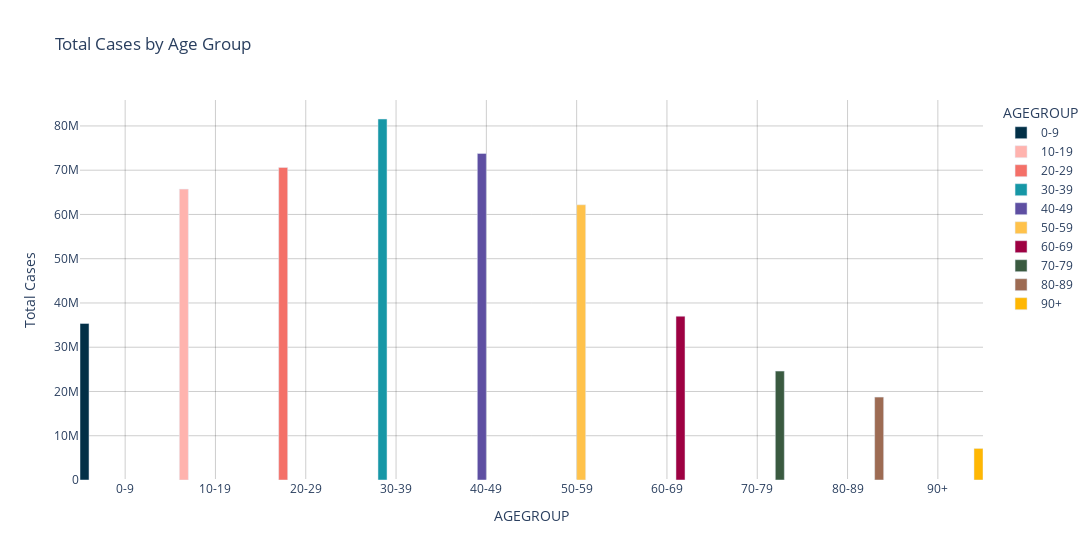
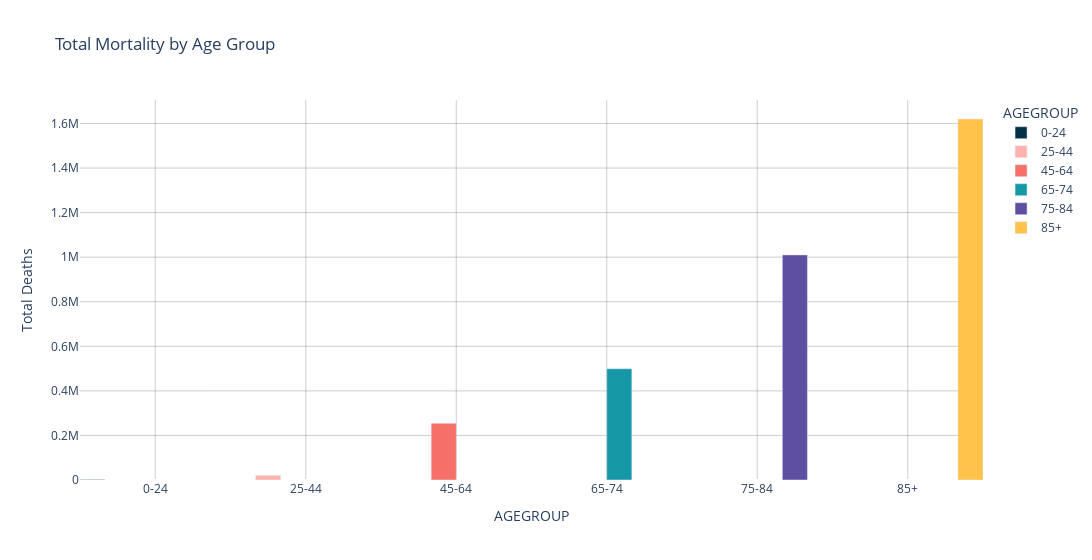

Write notebook code for charts like these, in order.
### Code cell
df_cases = pd.DataFrame(data_cases_age)
df_deaths = pd.DataFrame(data_deaths_age)

df_cases["CASES"] *= 100
df_deaths["TOTALDEATHS"] *= 100

color_palette = ['#023047', '#FFB3AE', '#F47068', '#1697A6', '#5e4fa2', '#FFC24B', '#9e0142', '#3a5a40', '#9d6b53', '#ffb703']

fig_cases = px.bar(
    df_cases,
    x="AGEGROUP",
    y="CASES",
    title="Total Cases by Age Group",
    labels={"CASES": "Total Cases"},
    color="AGEGROUP",  
    color_discrete_sequence=color_palette[:len(df_cases)]
)

fig_deaths = px.bar(
    df_deaths,
    x="AGEGROUP",
    y="TOTALDEATHS",
    title="Total Mortality by Age Group",
    labels={"TOTALDEATHS": "Total Deaths"},
    color="AGEGROUP",  
    color_discrete_sequence=color_palette[:len(df_deaths)]
)

fig_cases.update_layout(barmode="group", bargap = 0)
fig_deaths.update_layout(barmode="group", bargap = 0)
fig_cases.update_layout(plot_bgcolor='white')
fig_deaths.update_layout(plot_bgcolor='white')

fig_cases.update_xaxes(showgrid=True, gridwidth=0.2, gridcolor='black')
fig_cases.update_yaxes(showgrid=True, gridwidth=0.2, gridcolor='black')
fig_deaths.update_xaxes(showgrid=True, gridwidth=0.2, gridcolor='black')
fig_deaths.update_yaxes(showgrid=True, gridwidth=0.2, gridcolor='black')

fig_cases.update_layout(width=1200)
fig_deaths.update_layout(width=1200)

fig_cases.show()
fig_deaths.show()

### Figure 1 — Plotly figure (JSON) as saved in the notebook; plotly's stock layout.template omitted (floating-point values rounded to 4 significant figures)
{"data": [{"alignmentgroup": "True", "hovertemplate": "AGEGROUP=%{x}<br>Total Cases=%{y}<extra></extra>", "legendgroup": "0-9", "marker": {"color": "#023047", "pattern": {"shape": ""}}, "name": "0-9", "offsetgroup": "0-9", "orientation": "v", "showlegend": true, "textposition": "auto", "type": "bar", "x": ["0-9"], "xaxis": "x", "y": [35367700], "yaxis": "y"}, {"alignmentgroup": "True", "hovertemplate": "AGEGROUP=%{x}<br>Total Cases=%{y}<extra></extra>", "legendgroup": "10-19", "marker": {"color": "#FFB3AE", "pattern": {"shape": ""}}, "name": "10-19", "offsetgroup": "10-19", "orientation": "v", "showlegend": true, "textposition": "auto", "type": "bar", "x": ["10-19"], "xaxis": "x", "y": [65726700], "yaxis": "y"}, {"alignmentgroup": "True", "hovertemplate": "AGEGROUP=%{x}<br>Total Cases=%{y}<extra></extra>", "legendgroup": "20-29", "marker": {"color": "#F47068", "pattern": {"shape": ""}}, "name": "20-29", "offsetgroup": "20-29", "orientation": "v", "showlegend": true, "textposition": "auto", "type": "bar", "x": ["20-29"], "xaxis": "x", "y": [70627300], "yaxis": "y"}, {"alignmentgroup": "True", "hovertemplate": "AGEGROUP=%{x}<br>Total Cases=%{y}<extra></extra>", "legendgroup": "30-39", "marker": {"color": "#1697A6", "pattern": {"shape": ""}}, "name": "30-39", "offsetgroup": "30-39", "orientation": "v", "showlegend": true, "textposition": "auto", "type": "bar", "x": ["30-39"], "xaxis": "x", "y": [81567500], "yaxis": "y"}, {"alignmentgroup": "True", "hovertemplate": "AGEGROUP=%{x}<br>Total Cases=%{y}<extra></extra>", "legendgroup": "40-49", "marker": {"color": "#5e4fa2", "pattern": {"shape": ""}}, "name": "40-49", "offsetgroup": "40-49", "orientation": "v", "showlegend": true, "textposition": "auto", "type": "bar", "x": ["40-49"], "xaxis": "x", "y": [73784700], "yaxis": "y"}, {"alignmentgroup": "True", "hovertemplate": "AGEGROUP=%{x}<br>Total Cases=%{y}<extra></extra>", "legendgroup": "50-59", "marker": {"color": "#FFC24B", "pattern": {"shape": ""}}, "name": "50-59", "offsetgroup": "50-59", "orientation": "v", "showlegend": true, "textposition": "auto", "type": "bar", "x": ["50-59"], "xaxis": "x", "y": [62185800], "yaxis": "y"}, {"alignmentgroup": "True", "hovertemplate": "AGEGROUP=%{x}<br>Total Cases=%{y}<extra></extra>", "legendgroup": "60-69", "marker": {"color": "#9e0142", "pattern": {"shape": ""}}, "name": "60-69", "offsetgroup": "60-69", "orientation": "v", "showlegend": true, "textposition": "auto", "type": "bar", "x": ["60-69"], "xaxis": "x", "y": [37011500], "yaxis": "y"}, {"alignmentgroup": "True", "hovertemplate": "AGEGROUP=%{x}<br>Total Cases=%{y}<extra></extra>", "legendgroup": "70-79", "marker": {"color": "#3a5a40", "pattern": {"shape": ""}}, "name": "70-79", "offsetgroup": "70-79", "orientation": "v", "showlegend": true, "textposition": "auto", "type": "bar", "x": ["70-79"], "xaxis": "x", "y": [24605000], "yaxis": "y"}, {"alignmentgroup": "True", "hovertemplate": "AGEGROUP=%{x}<br>Total Cases=%{y}<extra></extra>", "legendgroup": "80-89", "marker": {"color": "#9d6b53", "pattern": {"shape": ""}}, "name": "80-89", "offsetgroup": "80-89", "orientation": "v", "showlegend": true, "textposition": "auto", "type": "bar", "x": ["80-89"], "xaxis": "x", "y": [18739400], "yaxis": "y"}, {"alignmentgroup": "True", "hovertemplate": "AGEGROUP=%{x}<br>Total Cases=%{y}<extra></extra>", "legendgroup": "90+", "marker": {"color": "#ffb703", "pattern": {"shape": ""}}, "name": "90+", "offsetgroup": "90+", "orientation": "v", "showlegend": true, "textposition": "auto", "type": "bar", "x": ["90+"], "xaxis": "x", "y": [7127700], "yaxis": "y"}], "layout": {"bargap": 0, "barmode": "group", "legend": {"title": {"text": "AGEGROUP"}, "tracegroupgap": 0}, "plot_bgcolor": "white", "title": {"text": "Total Cases by Age Group"}, "width": 1200, "xaxis": {"anchor": "y", "categoryarray": ["0-9", "10-19", "20-29", "30-39", "40-49", "50-59", "60-69", "70-79", "80-89", "90+", null], "categoryorder": "array", "domain": [0, 1], "gridcolor": "black", "gridwidth": 0.2, "showgrid": true, "title": {"text": "AGEGROUP"}}, "yaxis": {"anchor": "x", "domain": [0, 1], "gridcolor": "black", "gridwidth": 0.2, "showgrid": true, "title": {"text": "Total Cases"}}}}

### Figure 2 — Plotly figure (JSON) as saved in the notebook; plotly's stock layout.template omitted (floating-point values rounded to 4 significant figures)
{"data": [{"alignmentgroup": "True", "hovertemplate": "AGEGROUP=%{x}<br>Total Deaths=%{y}<extra></extra>", "legendgroup": "0-24", "marker": {"color": "#023047", "pattern": {"shape": ""}}, "name": "0-24", "offsetgroup": "0-24", "orientation": "v", "showlegend": true, "textposition": "auto", "type": "bar", "x": ["0-24"], "xaxis": "x", "y": [1700], "yaxis": "y"}, {"alignmentgroup": "True", "hovertemplate": "AGEGROUP=%{x}<br>Total Deaths=%{y}<extra></extra>", "legendgroup": "25-44", "marker": {"color": "#FFB3AE", "pattern": {"shape": ""}}, "name": "25-44", "offsetgroup": "25-44", "orientation": "v", "showlegend": true, "textposition": "auto", "type": "bar", "x": ["25-44"], "xaxis": "x", "y": [20900], "yaxis": "y"}, {"alignmentgroup": "True", "hovertemplate": "AGEGROUP=%{x}<br>Total Deaths=%{y}<extra></extra>", "legendgroup": "45-64", "marker": {"color": "#F47068", "pattern": {"shape": ""}}, "name": "45-64", "offsetgroup": "45-64", "orientation": "v", "showlegend": true, "textposition": "auto", "type": "bar", "x": ["45-64"], "xaxis": "x", "y": [254400], "yaxis": "y"}, {"alignmentgroup": "True", "hovertemplate": "AGEGROUP=%{x}<br>Total Deaths=%{y}<extra></extra>", "legendgroup": "65-74", "marker": {"color": "#1697A6", "pattern": {"shape": ""}}, "name": "65-74", "offsetgroup": "65-74", "orientation": "v", "showlegend": true, "textposition": "auto", "type": "bar", "x": ["65-74"], "xaxis": "x", "y": [499300], "yaxis": "y"}, {"alignmentgroup": "True", "hovertemplate": "AGEGROUP=%{x}<br>Total Deaths=%{y}<extra></extra>", "legendgroup": "75-84", "marker": {"color": "#5e4fa2", "pattern": {"shape": ""}}, "name": "75-84", "offsetgroup": "75-84", "orientation": "v", "showlegend": true, "textposition": "auto", "type": "bar", "x": ["75-84"], "xaxis": "x", "y": [1010200], "yaxis": "y"}, {"alignmentgroup": "True", "hovertemplate": "AGEGROUP=%{x}<br>Total Deaths=%{y}<extra></extra>", "legendgroup": "85+", "marker": {"color": "#FFC24B", "pattern": {"shape": ""}}, "name": "85+", "offsetgroup": "85+", "orientation": "v", "showlegend": true, "textposition": "auto", "type": "bar", "x": ["85+"], "xaxis": "x", "y": [1620100], "yaxis": "y"}], "layout": {"bargap": 0, "barmode": "group", "legend": {"title": {"text": "AGEGROUP"}, "tracegroupgap": 0}, "plot_bgcolor": "white", "title": {"text": "Total Mortality by Age Group"}, "width": 1200, "xaxis": {"anchor": "y", "categoryarray": ["0-24", "25-44", "45-64", "65-74", "75-84", "85+", null], "categoryorder": "array", "domain": [0, 1], "gridcolor": "black", "gridwidth": 0.2, "showgrid": true, "title": {"text": "AGEGROUP"}}, "yaxis": {"anchor": "x", "domain": [0, 1], "gridcolor": "black", "gridwidth": 0.2, "showgrid": true, "title": {"text": "Total Deaths"}}}}
